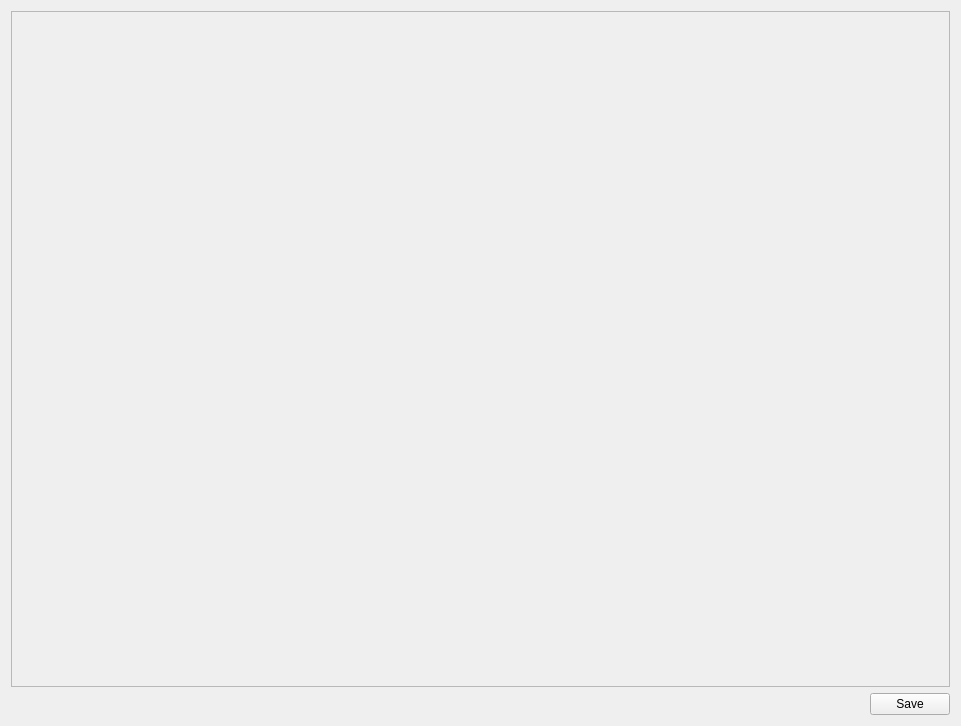
<?xml version="1.0" encoding="UTF-8"?>
<ui version="4.0">
 <class>output_window</class>
 <widget class="QWidget" name="output_window">
  <property name="geometry">
   <rect>
    <x>0</x>
    <y>0</y>
    <width>961</width>
    <height>726</height>
   </rect>
  </property>
  <property name="cursor">
   <cursorShape>ArrowCursor</cursorShape>
  </property>
  <property name="windowTitle">
   <string>SKFGI Feedback analyzer output</string>
  </property>
  <property name="windowIcon">
   <iconset>
    <normaloff>D:/Playground/SKFGI_feedback_analyzer/icons/logo.png</normaloff>D:/Playground/SKFGI_feedback_analyzer/icons/logo.png</iconset>
  </property>
  <layout class="QGridLayout" name="gridLayout">
   <item row="0" column="0">
    <layout class="QVBoxLayout" name="verticalLayout">
     <item>
      <widget class="QScrollArea" name="scrollArea">
       <property name="widgetResizable">
        <bool>true</bool>
       </property>
       <widget class="QWidget" name="scrollAreaWidgetContents">
        <property name="geometry">
         <rect>
          <x>0</x>
          <y>0</y>
          <width>935</width>
          <height>662</height>
         </rect>
        </property>
       </widget>
      </widget>
     </item>
     <item>
      <layout class="QHBoxLayout" name="horizontalLayout">
       <item>
        <spacer name="horizontalSpacer">
         <property name="orientation">
          <enum>Qt::Horizontal</enum>
         </property>
         <property name="sizeHint" stdset="0">
          <size>
           <width>40</width>
           <height>20</height>
          </size>
         </property>
        </spacer>
       </item>
       <item>
        <widget class="QPushButton" name="pushButton">
         <property name="cursor">
          <cursorShape>PointingHandCursor</cursorShape>
         </property>
         <property name="text">
          <string>Save</string>
         </property>
         <property name="icon">
          <iconset>
           <normaloff>D:/Playground/SKFGI_feedback_analyzer/icons/save.ico</normaloff>D:/Playground/SKFGI_feedback_analyzer/icons/save.ico</iconset>
         </property>
        </widget>
       </item>
      </layout>
     </item>
    </layout>
   </item>
  </layout>
 </widget>
 <resources/>
 <connections/>
</ui>
